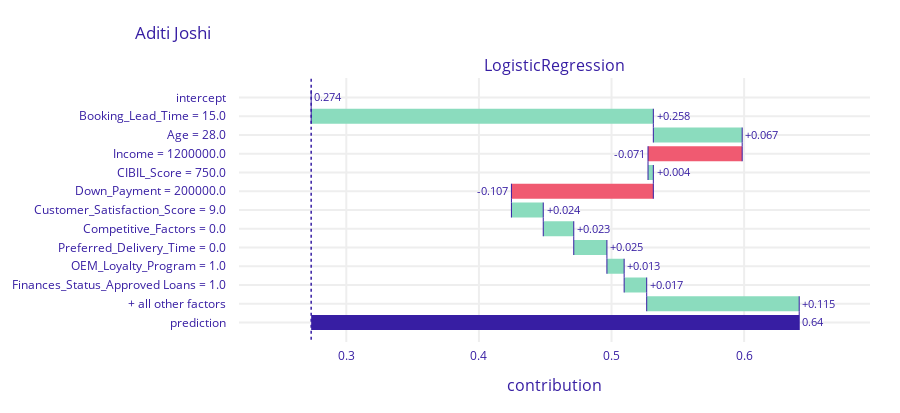
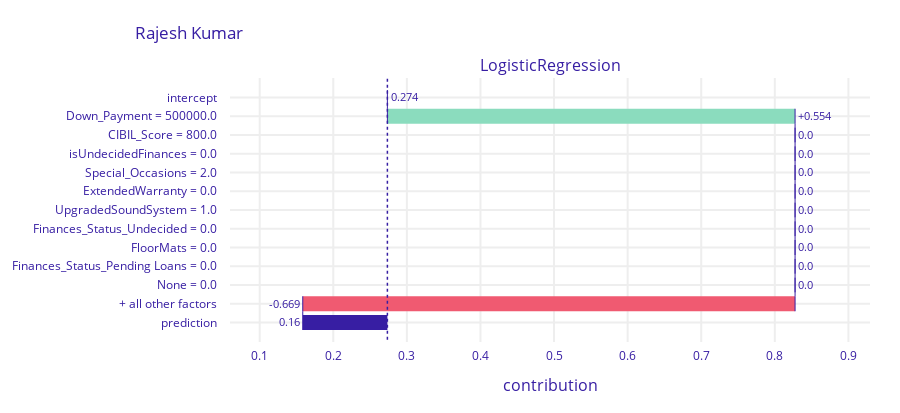
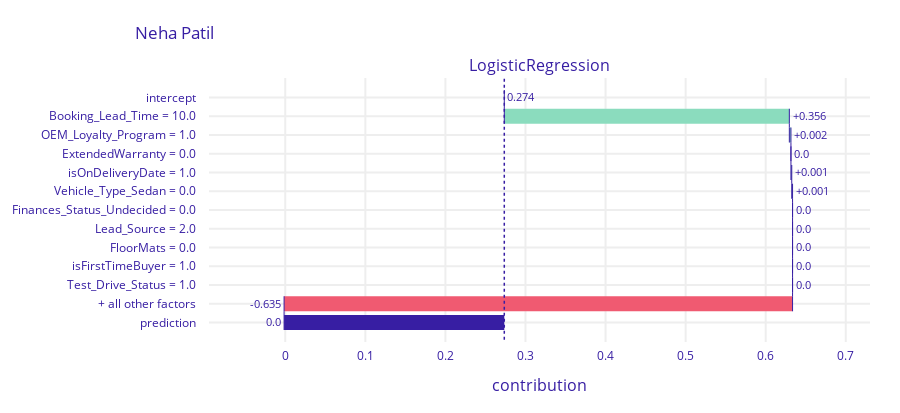
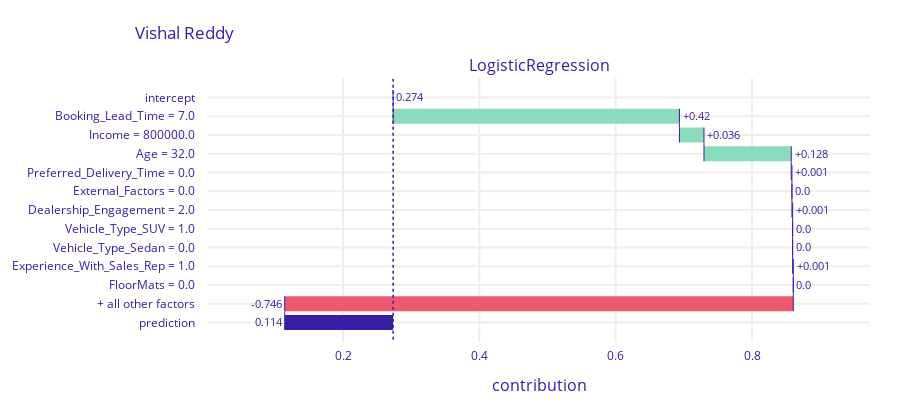

Source (notebook cell) for these figures, in order:
### Code cell
import dalex as dx

exp = dx.Explainer(model, X, y)
df_index = pd.read_excel('BCI backup.xlsx', sheet_name='Dummy leads')

for i in range(len(X)):
    # Get feature importance
    breakdown = exp.predict_parts(X.iloc[i], type='break_down', label=X.index[0])
    breakdown.plot(title=df_index.iloc[i]['Customer name'])

### Figure 1 — Plotly figure (JSON) as saved in the notebook; plotly's stock layout.template omitted (floating-point values rounded to 4 significant figures)
{"data": [{"base": 0.2735, "connector": {"line": {"color": "#371ea3", "dash": "solid", "width": 1}, "mode": "spanning"}, "decreasing": {"marker": {"color": "#f05a71"}}, "hoverinfo": "text+delta", "hoverlabel": {"bgcolor": "rgba(0,0,0,0.8)"}, "hovertext": ["Average response: 0.274<br>Prediction: 0.64", "Booking_Lead_Time = 15.0<br>increases average response by", "Age = 28.0<br>increases average response by", "Income = 1200000.0<br>decreases average response by", "CIBIL_Score = 750.0<br>increases average response by", "Down_Payment = 200000.0<br>decreases average response by", "Customer_Satisfaction_Score = 9.0<br>increases average response by", "Competitive_Factors = 0.0<br>increases average response by", "Preferred_Delivery_Time = 0.0<br>increases average response by", "OEM_Loyalty_Program = 1.0<br>increases average response by", "Finances_Status_Approved Loans = 1.0<br>increases average response by", "+ all other factors<br>increases average response by", "Average response: 0.274<br>Prediction: 0.64"], "increasing": {"marker": {"color": "#8bdcbe"}}, "measure": ["relative", "relative", "relative", "relative", "relative", "relative", "relative", "relative", "relative", "relative", "relative", "relative", "total"], "orientation": "h", "showlegend": false, "text": ["0.274", "+0.258", "+0.067", "-0.071", "+0.004", "-0.107", "+0.024", "+0.023", "+0.025", "+0.013", "+0.017", "+0.115", "0.64"], "textposition": "outside", "totals": {"marker": {"color": "#371ea3"}}, "type": "waterfall", "x": [0, 0.258, 0.067, -0.071, 0.004, -0.107, 0.024, 0.023, 0.025, 0.013, 0.017, 0.115, 0.367], "xaxis": "x", "y": ["intercept", "Booking_Lead_Time = 15.0", "Age = 28.0", "Income = 1200000.0", "CIBIL_Score = 750.0", "Down_Payment = 200000.0", "Customer_Satisfaction_Score = 9.0", "Competitive_Factors = 0.0", "Preferred_Delivery_Time = 0.0", "OEM_Loyalty_Program = 1.0", "Finances_Status_Approved Loans = 1.0", "+ all other factors", "prediction"], "yaxis": "y"}], "layout": {"annotations": [{"font": {"size": 16}, "showarrow": false, "text": "LogisticRegression", "x": 0.5, "xanchor": "center", "xref": "paper", "y": 1, "yanchor": "bottom", "yref": "paper"}, {"font": {"size": 16}, "showarrow": false, "text": "contribution", "x": 0.5, "xanchor": "center", "xref": "paper", "y": 0, "yanchor": "top", "yref": "paper", "yshift": -30}], "font": {"color": "#371ea3"}, "height": 413, "margin": {"b": 71, "r": 30, "t": 78}, "shapes": [{"line": {"color": "#371ea3", "dash": "dot", "width": 1.5}, "type": "line", "x0": 0.2735, "x1": 0.2735, "xref": "x", "y0": -1, "y1": 13, "yref": "y"}], "title": {"text": "Aditi Joshi", "x": 0.15}, "xaxis": {"anchor": "y", "automargin": true, "domain": [0, 1], "fixedrange": true, "gridwidth": 2, "range": [0.2191, 0.6949], "tickcolor": "white", "ticklen": 3, "ticks": "outside", "type": "linear", "zeroline": false}, "yaxis": {"anchor": "x", "automargin": true, "autorange": "reversed", "domain": [0, 1], "fixedrange": true, "gridwidth": 2, "tickcolor": "white", "ticklen": 10, "ticks": "outside", "type": "category"}}}

### Figure 2 — Plotly figure (JSON) as saved in the notebook; plotly's stock layout.template omitted (floating-point values rounded to 4 significant figures)
{"data": [{"base": 0.2735, "connector": {"line": {"color": "#371ea3", "dash": "solid", "width": 1}, "mode": "spanning"}, "decreasing": {"marker": {"color": "#f05a71"}}, "hoverinfo": "text+delta", "hoverlabel": {"bgcolor": "rgba(0,0,0,0.8)"}, "hovertext": ["Average response: 0.274<br>Prediction: 0.16", "Down_Payment = 500000.0<br>increases average response by", "CIBIL_Score = 800.0<br>decreases average response by", "isUndecidedFinances = 0.0<br>decreases average response by", "Special_Occasions = 2.0<br>decreases average response by", "ExtendedWarranty = 0.0<br>decreases average response by", "UpgradedSoundSystem = 1.0<br>decreases average response by", "Finances_Status_Undecided = 0.0<br>decreases average response by", "FloorMats = 0.0<br>decreases average response by", "Finances_Status_Pending Loans = 0.0<br>decreases average response by", "None = 0.0<br>decreases average response by", "+ all other factors<br>decreases average response by", "Average response: 0.274<br>Prediction: 0.16"], "increasing": {"marker": {"color": "#8bdcbe"}}, "measure": ["relative", "relative", "relative", "relative", "relative", "relative", "relative", "relative", "relative", "relative", "relative", "relative", "total"], "orientation": "h", "showlegend": false, "text": ["0.274", "+0.554", "0.0", "0.0", "0.0", "0.0", "0.0", "0.0", "0.0", "0.0", "0.0", "-0.669", "0.16"], "textposition": "outside", "totals": {"marker": {"color": "#371ea3"}}, "type": "waterfall", "x": [0, 0.554, 0, 0, 0, 0, 0, 0, 0, 0, 0, -0.669, -0.114], "xaxis": "x", "y": ["intercept", "Down_Payment = 500000.0", "CIBIL_Score = 800.0", "isUndecidedFinances = 0.0", "Special_Occasions = 2.0", "ExtendedWarranty = 0.0", "UpgradedSoundSystem = 1.0", "Finances_Status_Undecided = 0.0", "FloorMats = 0.0", "Finances_Status_Pending Loans = 0.0", "None = 0.0", "+ all other factors", "prediction"], "yaxis": "y"}], "layout": {"annotations": [{"font": {"size": 16}, "showarrow": false, "text": "LogisticRegression", "x": 0.5, "xanchor": "center", "xref": "paper", "y": 1, "yanchor": "bottom", "yref": "paper"}, {"font": {"size": 16}, "showarrow": false, "text": "contribution", "x": 0.5, "xanchor": "center", "xref": "paper", "y": 0, "yanchor": "top", "yref": "paper", "yshift": -30}], "font": {"color": "#371ea3"}, "height": 413, "margin": {"b": 71, "r": 30, "t": 78}, "shapes": [{"line": {"color": "#371ea3", "dash": "dot", "width": 1.5}, "type": "line", "x0": 0.2735, "x1": 0.2735, "xref": "x", "y0": -1, "y1": 13, "yref": "y"}], "title": {"text": "Rajesh Kumar", "x": 0.15}, "xaxis": {"anchor": "y", "automargin": true, "domain": [0, 1], "fixedrange": true, "gridwidth": 2, "range": [0.05965, 0.9293], "tickcolor": "white", "ticklen": 3, "ticks": "outside", "type": "linear", "zeroline": false}, "yaxis": {"anchor": "x", "automargin": true, "autorange": "reversed", "domain": [0, 1], "fixedrange": true, "gridwidth": 2, "tickcolor": "white", "ticklen": 10, "ticks": "outside", "type": "category"}}}

### Figure 3 — Plotly figure (JSON) as saved in the notebook; plotly's stock layout.template omitted (floating-point values rounded to 4 significant figures)
{"data": [{"base": 0.2735, "connector": {"line": {"color": "#371ea3", "dash": "solid", "width": 1}, "mode": "spanning"}, "decreasing": {"marker": {"color": "#f05a71"}}, "hoverinfo": "text+delta", "hoverlabel": {"bgcolor": "rgba(0,0,0,0.8)"}, "hovertext": ["Average response: 0.274<br>Prediction: 0.0", "Booking_Lead_Time = 10.0<br>increases average response by", "OEM_Loyalty_Program = 1.0<br>increases average response by", "ExtendedWarranty = 0.0<br>decreases average response by", "isOnDeliveryDate = 1.0<br>increases average response by", "Vehicle_Type_Sedan = 0.0<br>increases average response by", "Finances_Status_Undecided = 0.0<br>decreases average response by", "Lead_Source = 2.0<br>decreases average response by", "FloorMats = 0.0<br>decreases average response by", "isFirstTimeBuyer = 1.0<br>decreases average response by", "Test_Drive_Status = 1.0<br>decreases average response by", "+ all other factors<br>decreases average response by", "Average response: 0.274<br>Prediction: 0.0"], "increasing": {"marker": {"color": "#8bdcbe"}}, "measure": ["relative", "relative", "relative", "relative", "relative", "relative", "relative", "relative", "relative", "relative", "relative", "relative", "total"], "orientation": "h", "showlegend": false, "text": ["0.274", "+0.356", "+0.002", "0.0", "+0.001", "+0.001", "0.0", "0.0", "0.0", "0.0", "0.0", "-0.635", "0.0"], "textposition": "outside", "totals": {"marker": {"color": "#371ea3"}}, "type": "waterfall", "x": [0, 0.356, 0.002, 0, 0.001, 0.001, 0, 0, 0, 0, 0, -0.635, -0.274], "xaxis": "x", "y": ["intercept", "Booking_Lead_Time = 10.0", "OEM_Loyalty_Program = 1.0", "ExtendedWarranty = 0.0", "isOnDeliveryDate = 1.0", "Vehicle_Type_Sedan = 0.0", "Finances_Status_Undecided = 0.0", "Lead_Source = 2.0", "FloorMats = 0.0", "isFirstTimeBuyer = 1.0", "Test_Drive_Status = 1.0", "+ all other factors", "prediction"], "yaxis": "y"}], "layout": {"annotations": [{"font": {"size": 16}, "showarrow": false, "text": "LogisticRegression", "x": 0.5, "xanchor": "center", "xref": "paper", "y": 1, "yanchor": "bottom", "yref": "paper"}, {"font": {"size": 16}, "showarrow": false, "text": "contribution", "x": 0.5, "xanchor": "center", "xref": "paper", "y": 0, "yanchor": "top", "yref": "paper", "yshift": -30}], "font": {"color": "#371ea3"}, "height": 413, "margin": {"b": 71, "r": 30, "t": 78}, "shapes": [{"line": {"color": "#371ea3", "dash": "dot", "width": 1.5}, "type": "line", "x0": 0.2735, "x1": 0.2735, "xref": "x", "y0": -1, "y1": 13, "yref": "y"}], "title": {"text": "Neha Patil", "x": 0.15}, "xaxis": {"anchor": "y", "automargin": true, "domain": [0, 1], "fixedrange": true, "gridwidth": 2, "range": [-0.09525, 0.7303], "tickcolor": "white", "ticklen": 3, "ticks": "outside", "type": "linear", "zeroline": false}, "yaxis": {"anchor": "x", "automargin": true, "autorange": "reversed", "domain": [0, 1], "fixedrange": true, "gridwidth": 2, "tickcolor": "white", "ticklen": 10, "ticks": "outside", "type": "category"}}}

### Figure 4 — Plotly figure (JSON) as saved in the notebook; plotly's stock layout.template omitted (floating-point values rounded to 4 significant figures)
{"data": [{"base": 0.2735, "connector": {"line": {"color": "#371ea3", "dash": "solid", "width": 1}, "mode": "spanning"}, "decreasing": {"marker": {"color": "#f05a71"}}, "hoverinfo": "text+delta", "hoverlabel": {"bgcolor": "rgba(0,0,0,0.8)"}, "hovertext": ["Average response: 0.274<br>Prediction: 0.114", "Booking_Lead_Time = 7.0<br>increases average response by", "Income = 800000.0<br>increases average response by", "Age = 32.0<br>increases average response by", "Preferred_Delivery_Time = 0.0<br>increases average response by", "External_Factors = 0.0<br>decreases average response by", "Dealership_Engagement = 2.0<br>increases average response by", "Vehicle_Type_SUV = 1.0<br>decreases average response by", "Vehicle_Type_Sedan = 0.0<br>decreases average response by", "Experience_With_Sales_Rep = 1.0<br>increases average response by", "FloorMats = 0.0<br>decreases average response by", "+ all other factors<br>decreases average response by", "Average response: 0.274<br>Prediction: 0.114"], "increasing": {"marker": {"color": "#8bdcbe"}}, "measure": ["relative", "relative", "relative", "relative", "relative", "relative", "relative", "relative", "relative", "relative", "relative", "relative", "total"], "orientation": "h", "showlegend": false, "text": ["0.274", "+0.42", "+0.036", "+0.128", "+0.001", "0.0", "+0.001", "0.0", "0.0", "+0.001", "0.0", "-0.746", "0.114"], "textposition": "outside", "totals": {"marker": {"color": "#371ea3"}}, "type": "waterfall", "x": [0, 0.42, 0.036, 0.128, 0.001, 0, 0.001, 0, 0, 0.001, 0, -0.746, -0.159], "xaxis": "x", "y": ["intercept", "Booking_Lead_Time = 7.0", "Income = 800000.0", "Age = 32.0", "Preferred_Delivery_Time = 0.0", "External_Factors = 0.0", "Dealership_Engagement = 2.0", "Vehicle_Type_SUV = 1.0", "Vehicle_Type_Sedan = 0.0", "Experience_With_Sales_Rep = 1.0", "FloorMats = 0.0", "+ all other factors", "prediction"], "yaxis": "y"}], "layout": {"annotations": [{"font": {"size": 16}, "showarrow": false, "text": "LogisticRegression", "x": 0.5, "xanchor": "center", "xref": "paper", "y": 1, "yanchor": "bottom", "yref": "paper"}, {"font": {"size": 16}, "showarrow": false, "text": "contribution", "x": 0.5, "xanchor": "center", "xref": "paper", "y": 0, "yanchor": "top", "yref": "paper", "yshift": -30}], "font": {"color": "#371ea3"}, "height": 413, "margin": {"b": 71, "r": 30, "t": 78}, "shapes": [{"line": {"color": "#371ea3", "dash": "dot", "width": 1.5}, "type": "line", "x0": 0.2735, "x1": 0.2735, "xref": "x", "y0": -1, "y1": 13, "yref": "y"}], "title": {"text": "Vishal Reddy", "x": 0.15}, "xaxis": {"anchor": "y", "automargin": true, "domain": [0, 1], "fixedrange": true, "gridwidth": 2, "range": [0.00195, 0.973], "tickcolor": "white", "ticklen": 3, "ticks": "outside", "type": "linear", "zeroline": false}, "yaxis": {"anchor": "x", "automargin": true, "autorange": "reversed", "domain": [0, 1], "fixedrange": true, "gridwidth": 2, "tickcolor": "white", "ticklen": 10, "ticks": "outside", "type": "category"}}}
